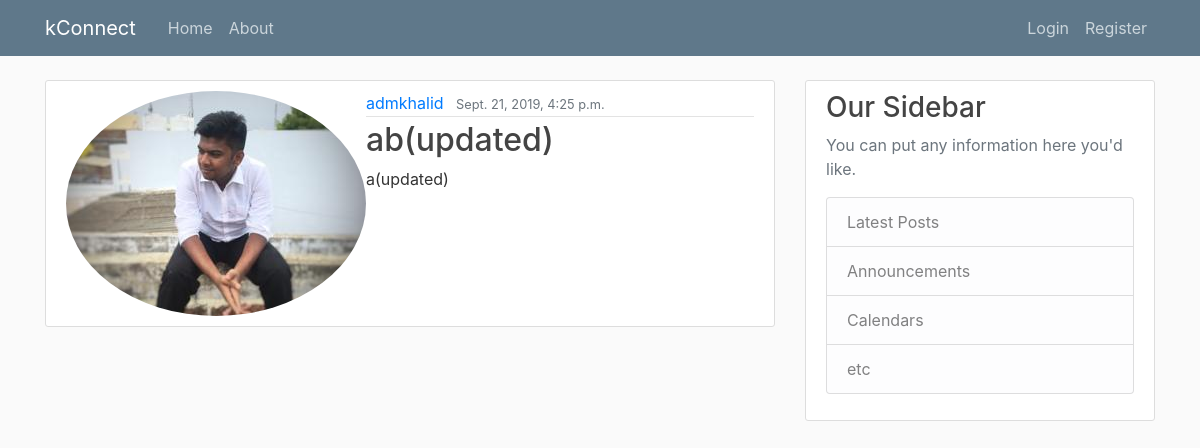
The page /post/8/ on the database its author committed.
### blog/models.py (models this page shows, shortened)
class Post(models.Model):
    title = models.CharField(max_length = 100)
    content = models.TextField()
    date_posted = models.DateTimeField(default=timezone.now) #now is a function. don't include the paranthesis, otherwise it'll execute.
    author = models.ForeignKey(User, on_delete = models.CASCADE) #on_delete = models.CASCADE deletes the post of the user is deleted

### users/models.py (models this page shows, shortened)
class Profile(models.Model):
    user = models.OneToOneField(User, on_delete = models.CASCADE)
    image = models.ImageField(default = 'default.jpg', upload_to = 'profile_pics')

### blog/views.py (the view)
# urls.py: path('post/<int:pk>/', PostDetailView.as_view(), name='post-detail'), #pk is the primary key of the post model
class PostDetailView(DetailView):
    model = Post

### blog/templates/blog/post_detail.html
{% extends "blog/base.html" %}
{% block content %}
    <article class="media content-section">
        <img src="{{object.author.profile.image.path}}" alt="" class="rounded-circle article-image">
        <div class="media-body">
            <div class="article-metadata">
                <a class="mr-2" href="#">{{ object.author }}</a>
                <small class="text-muted">{{ object.date_posted }}</small>
            </div>
            <h2 class="article-title">{{ object.title }}</h2>
            <p class="article-content">{{ object.content }}</p>
        </div>
    </article>
{% endblock %}

### blog/static/blog/main.css (style rules this page uses)
body { background: #fafafa; color: #333333; margin-top: 5rem; }
h1, h2, h3, h4, h5, h6 { color: #444444; }
.content-section { background: #ffffff; padding: 10px 20px; border: 1px solid #dddddd; border-radius: 3px; margin-bottom: 20px; }
.article-title { color: #444444; }
.article-content { white-space: pre-line; }
.article-metadata { padding-bottom: 1px; margin-bottom: 4px; border-bottom: 1px solid #e3e3e3 }

### rows shown on the page
Post: author.profile.image.path (picture), author "admkhalid", date_posted "Sept. 21, 2019, 4:25 p.m.", title "ab(updated)", content "a(updated)"
